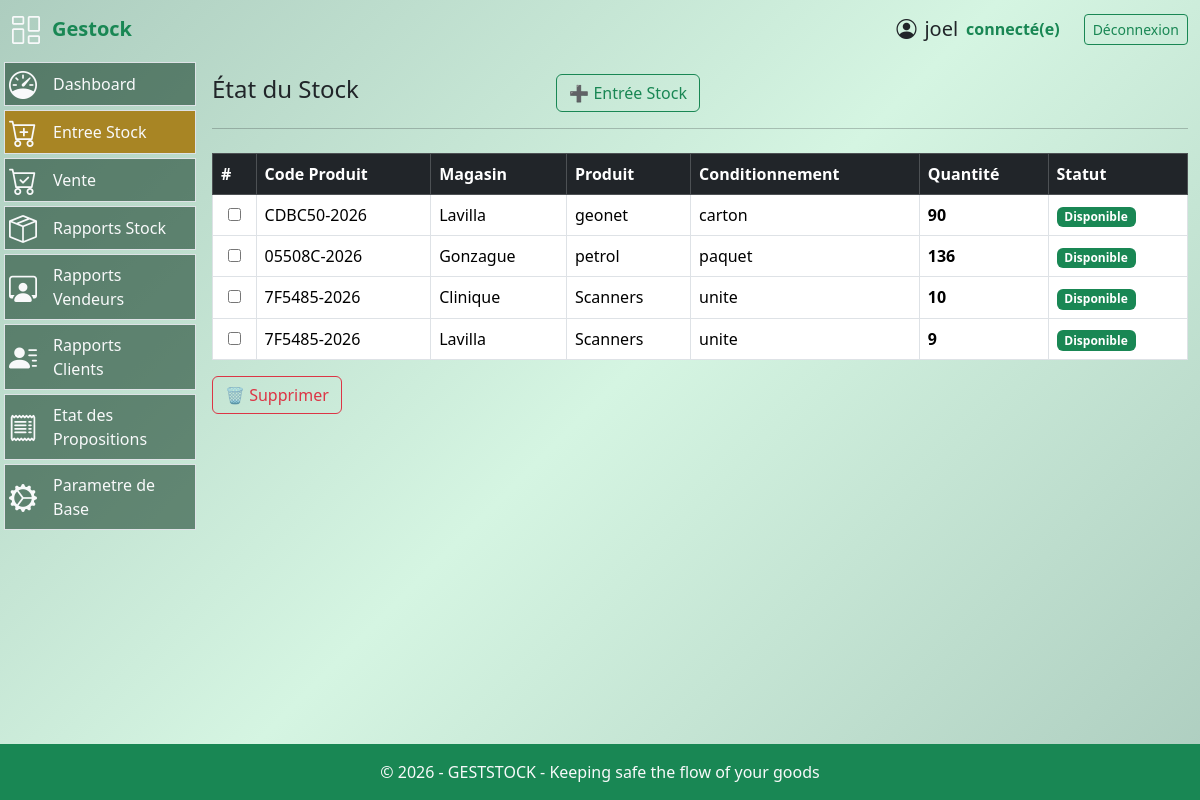
/stock (signed in), run on the app's committed database.
### models.py (models this page shows, shortened)
class User(UserMixin, db.Model):
  id = db.Column(db.Integer, primary_key=True)
  username = db.Column(db.String(64), index=True, nullable=False)
  email = db.Column(db.String(120), unique=True, nullable=False)
  password_hash = db.Column(db.String(256))
  role = db.Column(db.String(20), nullable=False, default='operateur')
  joined_at = db.Column(db.DateTime(), default = datetime.now(timezone.utc), index = True)
  must_change_password = db.Column(db.Boolean, default=False)
  __table_args__ = (
      db.UniqueConstraint('email', name='uq_user_email'),
  )

class Stock(db.Model):
    id = db.Column(db.Integer, primary_key=True)
    produit_id = db.Column(
        db.Integer,
        db.ForeignKey("produit.id"),
        nullable=False
    )
    numero_lot = db.Column(db.String(120), nullable=False)
    quantite = db.Column(db.Integer, nullable=False, default=0)
    seuil_alerte = db.Column(db.Integer, default=5)
    date_creation = db.Column(db.DateTime(), default = datetime.now(timezone.utc), index = True)
    type_conditionnement = db.Column(
    db.Enum(
        TypeConditionnement,
        values_callable=lambda x: [e.value for e in x],
        name="typeconditionnement"
    ),
    nullable=False  # a remplacer par False apres render ok
    )
    magasin_id = db.Column(db.Integer, db.ForeignKey("magasin.id"), nullable=False)
    __table_args__ = (
    db.UniqueConstraint("produit_id", "numero_lot", "magasin_id", "type_conditionnement", name="uix_produit_lot_magasin_conditionnement"),
)

class Produit(db.Model):
  id = db.Column(db.Integer, primary_key=True)
  nom_produit = db.Column(db.String(128), nullable=False,index=True)
  code_produit = db.Column(db.String(256), nullable=False, unique=True)
  description = db.Column(db.String(256), nullable=False)
  image = db.Column(db.String(255), nullable=True)
  stocks = db.relationship("Stock", backref="produit", lazy=True)
  lignes_bon = db.relationship(
    "LigneBonCommande",
    back_populates="produit",
    cascade="all, delete-orphan"
)

class Magasin(db.Model):
    id = db.Column(db.Integer, primary_key=True)
    nom = db.Column(db.String(120), unique=True, nullable=False)
    stocks = db.relationship("Stock", backref="magasin", lazy=True)

### routes.py (the view)
@app.route("/stock", methods=["GET"])
@login_required
def etat_stock():
    produits_all = Produit.query.order_by(Produit.nom_produit).all()
    magasins = Magasin.query.order_by(Magasin.nom).all()
    stocks = (
        Stock.query
        .join(Produit)
        .filter(Stock.quantite > 0)
        .order_by(Stock.numero_lot)
        .all()
    )
    return render_template(
        "ajout_stock.html",   # ta page unique
        stocks=stocks,
        produits_all=produits_all,
        magasins=magasins
    )

### routes.py (called while the page is built)
@app.after_request
def disable_cache(response):
    response.headers["Cache-Control"] = "no-store, no-cache, must-revalidate, private"
    response.headers["Pragma"] = "no-cache"
    response.headers["Expires"] = "0"
    return response

@login_manager.user_loader
def load_user(user_id):
    return User.query.get(int(user_id))

@app.context_processor
def utility_processor():
    def is_active(prefix):
        return request.endpoint and prefix in request.endpoint
    return dict(is_active=is_active)

### templates/ajout_stock.html (shortened to what this page needs)
{% extends "base.html" %}
{% block content %}
<div class="py-3">
  <div class="col-6 d-flex justify-content-between align-items-center">
    <h4>État du Stock</h4>
    <button class="btn btn-outline-success"
            data-bs-toggle="modal"
            data-bs-target="#addAchatModal">
      ➕ Entrée Stock
    </button>
  </div>
  <hr>
  {% if stocks %}
  <form action="{{ url_for('delete_lot') }}" method="post">
    <div class="table-responsive" style="max-height: 330px; overflow-y: auto;">
      <table class="table w-100 caption-top table-bordered px-1 align-middle table-responsive my-2">
        <thead class="table-dark">
          <tr>
            <th>#</th>
            <th>Code Produit</th>
            <th>Magasin</th>
            <th>Produit</th>
            <th>Conditionnement</th>
            <th>Quantité</th>
            <th>Statut</th>
          </tr>
        </thead>
        <tbody>
        {% for s in stocks %}
          <tr class="stock-row"
              data-id="{{ s.id }}"
              data-magasin="{{ s.magasin.id }}"
              data-produit="{{ s.produit.id }}"
              data-quantite="{{ s.quantite }}"
              data-conditionnement="{{ s.type_conditionnement.value }}"
              style="cursor:pointer">
            <td class="text-center align-middle">
              <input type="checkbox"
                     name="stock_ids[]"
                     value="{{ s.id }}">
            </td>
            <td>{{ s.produit.code_produit }}</td>
            <td>{{ s.magasin.nom }}</td>
            <td>{{ s.produit.nom_produit }}</td>
            <td>{{ s.type_conditionnement.value }}</td>
            <td class="fw-bold">{{ s.quantite }}</td>
            <td>
              {% if s.quantite == 0 %}
                <span class="badge bg-danger">Rupture</span>
              {% elif s.quantite < s.seuil_alerte %}
                <span class="badge bg-warning text-dark">Faible</span>
              {% else %}
                <span class="badge bg-success">Disponible</span>
              {% endif %}
            </td>
          </tr>
        {% endfor %}
        </tbody>
      </table>
    </div>
    <button type="submit"
            class="btn btn-outline-danger mt-2"
            onclick="return confirm('Supprimer les éléments sélectionnés ?')">
      🗑 Supprimer
    </button>
  </form>
  {% else %}
    <div class="alert alert-warning text-center mt-3">
      Aucun produit en stock pour le moment.
    </div>
  {% endif %}
</div>
{% endblock %}

### templates/base.html (shortened to what this page needs)
<!DOCTYPE html>
<html lang="fr">
<head>
    <link rel="stylesheet" href="/static/style/styles.css">
    <link rel="stylesheet" href="{{ url_for('static', filename='css/bootstrap.min.css') }}">
    <link rel="stylesheet" href="{{ url_for('static', filename='style/styles.css') }}">
    <link rel="stylesheet" href="https://cdn.jsdelivr.net/npm/bootstrap-icons@1.11.3/font/bootstrap-icons.css">
</head>
<body class="d-flex flex-column min-vh-100 bg-gradient-success">
    <header class="container-fluid py-2">
        <div class="row align-items-between">
            <div class="col-2 gap-2 d-flex align-items-center">
                    <i class="bi bi-columns-gap text-light fs-3"></i>
                <span class="fs-5 px-1 fw-semibold text-success">
                    Gestock
                </span>
            </div>
            <div class="col-10 d-flex gap-4 justify-content-end align-items-center">
                {% if current_user.is_authenticated %}
                    <div class="d-flex justify-content-end align-items-center ">
                        <span class="fs-5 d-flex justify-content-end mx-2 align-items-center">
                            <i class="bi bi-person-circle fs-5 mx-2"></i>
                            {{ current_user.username }}
                        </span>
                        <span class="fs-6 fw-semibold text-success">connecté(e)</span>
                    </div>
                    <div>
                        <a href="{{ url_for('logout') }}" class="btn btn-sm btn-outline-success">
                            Déconnexion
                        </a>
                    </div>
                {% endif %}
            </div>
        </div>
    </header>
    <main class="container-fluid flex-fill">
            <div class="row">
                {% if current_user.is_authenticated %}
                {% if request.path.startswith('/gestion_materiel') %}
                <nav class="col-3 col-md-2 p-1">
                            {% set active_pages = ['paiement', 'produit', 'client', 'dashboard', 'transaction', 'facture', 'stock', 'user'] %}
                        <ul class="nav flex-column gap-1">
                            {% if current_user.role in ["admin","operateur"] %}
                            <li class="nav-item  px-1  {{ 'active bg-nav2' if is_active('client') else '' }}
                                bg-nav-hover bg-nav border d-flex flex-fill justify-content-start align-items-center">
                                <i class="bi bi-person-standing text-light fs-3"></i>
                                <a class="nav-link active text-light" href="{{ url_for('client') }}">Gestion Clients</a>
                            </li>
                            <li class="{{ 'active bg-nav2' if is_active('produit') else '' }} nav-item bg-nav-hover bg-nav px-1 border d-flex flex-fill justify-content-start align-items-center">
                                <i class="bi bi-bag-fill text-light fs-3"></i>
                                <a class="nav-link text-light" href="{{url_for('produit')}}">Gestion Produits</a>
                            </li>
                            <li class="{{ 'active bg-nav2' if is_active('liste_vendeurs') else '' }} nav-item bg-nav-hover bg-nav px-1 border d-flex flex-fill justify-content-start align-items-center">
                                <i class="bi bi-bag-fill text-light fs-3"></i>
                                <a class="nav-link text-light" href="{{url_for('liste_vendeurs')}}">Gestion Vendeurs</a>
                            </li>
                            {% endif %}
                            {% if current_user.role == "admin" %}
                            <li class="{{ 'bg-nav2' if is_active('compagnie') else '' }} nav-item bg-nav-hover bg-nav px-1 border d-flex flex-fill justify-content-start align-items-center">
                                <i class="bi bi-building fs-3 text-light"></i>
                                <a class="nav-link text-light" href="{{url_for('compagnie')}}">Ma Compagnie</a>
                            </li>
                            <li class="{{ 'bg-nav2' if is_active('user') else '' }} nav-item bg-nav-hover bg-nav px-1 border d-flex flex-fill justify-content-start align-items-center">
                                <i class="bi bi-people fs-3 text-light"></i>
                                <a class="nav-link text-light" href="{{url_for('user')}}">Gestion Utilisateurs</a>
                            </li>
                            {% endif %}
                            {% if current_user.role in ["admin","operateur"] %}
                            <li class="nav-item bg-nav-hover bg-nav px-1 border d-flex flex-fill justify-content-start align-items-center">
                                <i class="bi bi-arrow-left-square-fill text-light fs-3"></i>
                                {% if current_user.role == "admin" %}
                                <a class="nav-link text-light"  href="{{url_for('dashboard')}}">Retour</a>
                                {% else %}
                                <a class="nav-link text-light"  href="{{url_for('etat_stock')}}">Retour</a>
                                {% endif %}
                            </li>
                            {% endif %}
                        </ul>
                    </nav>
                    {% else %}
                    <nav class="col-3 col-md-2 p-1">
                        <ul class="nav flex-column gap-1">
                            {% if current_user.role == "admin" %}
                            <li class=" {{ 'bg-nav2' if is_active('dashboard') else '' }} nav-item bg-nav-hover bg-nav px-1 border d-flex flex-fill justify-content-start align-items-center">
                                <i class="bi bi-speedometer text-light fs-3"></i>
                                <a class="nav-link active text-light" href="{{ url_for('dashboard') }}">Dashboard</a>
                            </li>
                            {% endif %}
                            {% if current_user.role in ["admin","operateur"] %}
                            <li class=" {{ 'bg-nav2' if is_active('etat_stock') else '' }} nav-item bg-nav-hover bg-nav px-1 border d-flex flex-fill justify-content-start align-items-center">
                                <i class="bi-cart-plus text-light fs-3"></i>
                                <a class="nav-link text-light" href="{{url_for('etat_stock')}}">Entree Stock</a>
                            </li>
                            {% endif %}
                            {% if current_user.role == "admin" %}
                            <li class="{{ 'bg-nav2' if is_active('nouvelle_vente') else '' }} nav-item bg-nav-hover bg-nav px-1 border d-flex flex-fill justify-content-start align-items-center">
                                <i class="bi-cart-check text-light fs-3"></i>
                                <a class="nav-link text-light" href="{{url_for('nouvelle_vente')}}">Vente</a>
                            </li>
                            <li class="{{ 'bg-nav2' if is_active('rapport_stock') else '' }} nav-item bg-nav-hover bg-nav px-1 border d-flex flex-fill justify-content-start align-items-center">
                                <i class="bi bi-box-seam text-light fs-3"></i>
                                <a class="nav-link text-light" href="{{url_for('rapport_stock')}}">Rapports Stock</a>
                            </li>
                            <li class="{{ 'bg-nav2' if is_active('rapport_vendeur') else '' }} nav-item bg-nav-hover bg-nav px-1 border d-flex flex-fill justify-content-start align-items-center">
                                <i class="bi bi-person-workspace text-light fs-3"></i>
                                <a class="nav-link text-light" href="{{url_for('rapport_vendeur')}}">Rapports Vendeurs</a>
                            </li>
                            <li class="{{ 'bg-nav2' if is_active('rapport_client') else '' }} nav-item bg-nav-hover bg-nav px-1 border d-flex flex-fill justify-content-start align-items-center">
                                <i class="bi bi-person-lines-fill text-light fs-3"></i>
                                <a class="nav-link text-light" href="{{url_for('rapport_client')}}">Rapports Clients</a>
                            </li>
                            <li class="{{ 'bg-nav2' if is_active('etat_propositions') else '' }} nav-item bg-nav-hover bg-nav px-1 border d-flex flex-fill justify-content-start align-items-center">
                                <i class="bi bi-receipt text-light fs-3"></i>
                                <a class="nav-link text-light" href="{{url_for('etat_propositions')}}">Etat des Propositions</a>
                            </li>
                            {% endif %}
                            {% if current_user.role in ["admin","operateur"] %}
                            <li class="nav-item bg-nav-hover bg-nav px-1 border d-flex flex-fill justify-content-start align-items-center">
                                <i class="bi bi-gear-wide-connected text-light fs-3"></i>
                                <a class="nav-link text-light" href="{{url_for('client')}}">Parametre de Base</a>
                            </li>
                            {% endif %}
                        </ul>
                    </nav>
                    {% endif %}
                 {% endif %}
                  <section class="{% if current_user.is_authenticated %}col-9 col-md-10{% else %}col-12{% endif %}">
                     {% block content %}{% endblock %}
                  </section>
             </div>
    </main>
    <footer class="bg-success text-light text-center py-3 mt-auto">
        <p class="mb-0">© 2026 - GESTSTOCK - Keeping safe the flow of your goods </p>
    </footer>
</body>
</html>

### static/style/styles.css (style rules this page uses)
body,html { min-height: 100%; }
.bg-gradient-success { background: linear-gradient(135deg, #adcdbf, #d5f5e2, #adcdbf); }
.bg-nav { background-color: #113a248f; }
.bg-nav2 { background-color: #a88524; }

### data on the page
User: username "joel"
Stock: produit.code_produit "CDBC50-2026", magasin.nom "Lavilla", produit.nom_produit "geonet", type_conditionnement.value "carton", quantite "90", seuil_alerte "Disponible"
Stock: produit.code_produit "05508C-2026", magasin.nom "Gonzague", produit.nom_produit "petrol", type_conditionnement.value "paquet", quantite "136", seuil_alerte "Disponible"
Stock: produit.code_produit "7F5485-2026", magasin.nom "Clinique", produit.nom_produit "Scanners", type_conditionnement.value "unite", quantite "10", seuil_alerte "Disponible"
Stock: produit.code_produit "7F5485-2026", magasin.nom "Lavilla", produit.nom_produit "Scanners", type_conditionnement.value "unite", quantite "9", seuil_alerte "Disponible"
